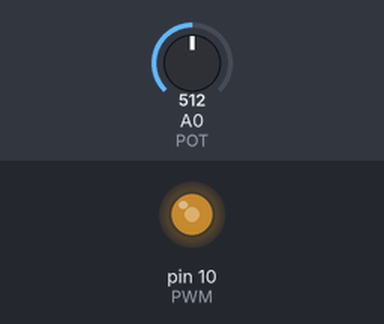
Simulated run of this sketch. Board: Arduino Uno, built with avr-gcc and run on an emulated ATmega328P. On the bench: output pins drawn as LEDs (lit = HIGH). The test bench sets the inputs (shaded band); at power-on: A0 (POT) = 512.

Above: at 1.2 s.
1.3 s: A0 (POT) set to 716
At 1.6 s:
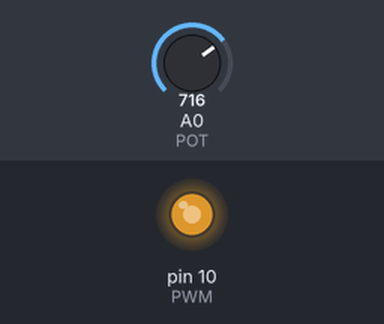
2.8 s: A0 (POT) set to 900
At 3.9 s:
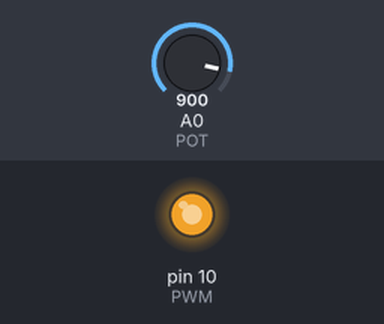
4.3 s: A0 (POT) set to 122
At 5.1 s:
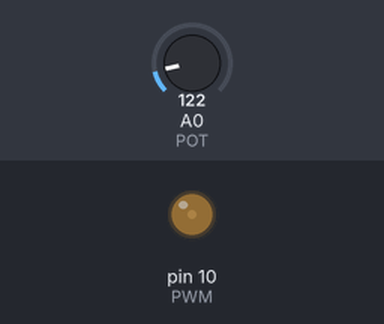
5.8 s: A0 (POT) set to 0
At 6.2 s:
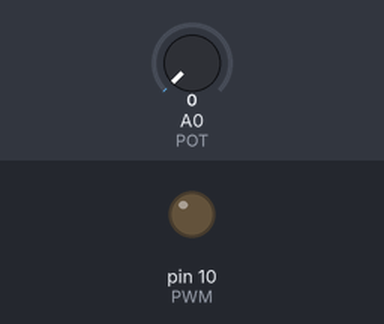
7.3 s: A0 (POT) set to 511
At 8.6 s:
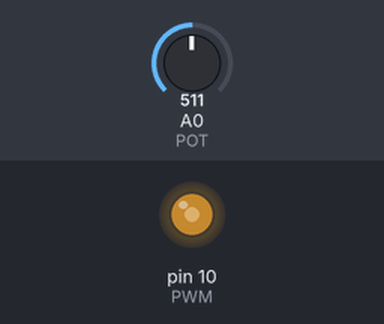
Timing chart, 0 to 9.8 s (numbered marks = the images above; inputs shaded):
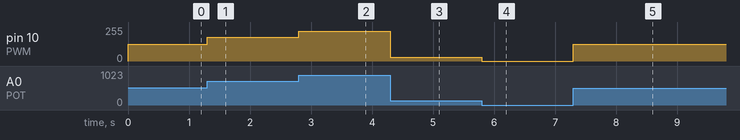

The sketch:

teste_pwm.ino
```cpp
#define PWM 10
#define POT  A0
void setup() {
  pinMode(PWM, OUTPUT);
}

void loop() {

  int velocidade = map(analogRead(POT),0,1023,0,255);
  analogWrite(PWM, velocidade);

}
```

Measured:
- after the input at 1.3 s, pin 10 (PWM): 127/255 → 178/255 at once
- after the input at 2.8 s, pin 10 (PWM): 178/255 → 224/255 at once
- after the input at 4.3 s, pin 10 (PWM): 224/255 → 30/255 at once
- after the input at 5.8 s, pin 10 (PWM): 30/255 → 0/255 at once
- after the input at 7.3 s, pin 10 (PWM): 0/255 → 127/255 at once
